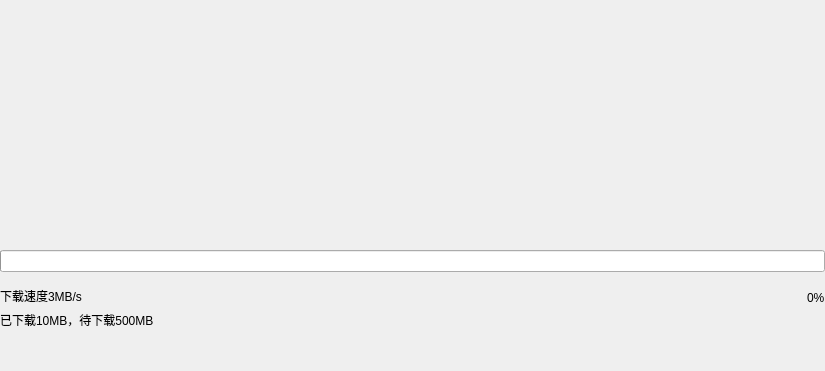
<?xml version="1.0" encoding="UTF-8"?>
<ui version="4.0">
 <class>PageDownloadProgress</class>
 <widget class="QWidget" name="PageDownloadProgress">
  <property name="geometry">
   <rect>
    <x>0</x>
    <y>0</y>
    <width>825</width>
    <height>371</height>
   </rect>
  </property>
  <property name="windowTitle">
   <string>Form</string>
  </property>
  <layout class="QVBoxLayout" name="verticalLayout_2">
   <property name="leftMargin">
    <number>0</number>
   </property>
   <property name="topMargin">
    <number>0</number>
   </property>
   <property name="rightMargin">
    <number>0</number>
   </property>
   <property name="bottomMargin">
    <number>42</number>
   </property>
   <item>
    <spacer name="verticalSpacer">
     <property name="orientation">
      <enum>Qt::Orientation::Vertical</enum>
     </property>
     <property name="sizeHint" stdset="0">
      <size>
       <width>20</width>
       <height>93</height>
      </size>
     </property>
    </spacer>
   </item>
   <item>
    <widget class="QProgressBar" name="progressBar">
     <property name="value">
      <number>0</number>
     </property>
     <property name="textVisible">
      <bool>false</bool>
     </property>
     <property name="format">
      <string/>
     </property>
    </widget>
   </item>
   <item>
    <widget class="QWidget" name="widget_p" native="true">
     <layout class="QHBoxLayout" name="horizontalLayout">
      <property name="spacing">
       <number>0</number>
      </property>
      <property name="leftMargin">
       <number>0</number>
      </property>
      <property name="topMargin">
       <number>9</number>
      </property>
      <property name="rightMargin">
       <number>0</number>
      </property>
      <property name="bottomMargin">
       <number>0</number>
      </property>
      <item>
       <widget class="QWidget" name="widget_progress" native="true">
        <layout class="QVBoxLayout" name="verticalLayout">
         <property name="spacing">
          <number>6</number>
         </property>
         <property name="leftMargin">
          <number>0</number>
         </property>
         <property name="topMargin">
          <number>0</number>
         </property>
         <property name="rightMargin">
          <number>0</number>
         </property>
         <property name="bottomMargin">
          <number>0</number>
         </property>
         <item>
          <widget class="QLabel" name="label_speed">
           <property name="text">
            <string>下载速度3MB/s</string>
           </property>
          </widget>
         </item>
         <item>
          <widget class="QLabel" name="label_down_count">
           <property name="text">
            <string>已下载10MB，待下载500MB</string>
           </property>
          </widget>
         </item>
        </layout>
       </widget>
      </item>
      <item>
       <spacer name="horizontalSpacer">
        <property name="orientation">
         <enum>Qt::Orientation::Horizontal</enum>
        </property>
        <property name="sizeHint" stdset="0">
         <size>
          <width>40</width>
          <height>20</height>
         </size>
        </property>
       </spacer>
      </item>
      <item>
       <widget class="QWidget" name="widgetw" native="true">
        <layout class="QVBoxLayout" name="verticalLayout_3">
         <property name="spacing">
          <number>0</number>
         </property>
         <property name="leftMargin">
          <number>0</number>
         </property>
         <property name="topMargin">
          <number>0</number>
         </property>
         <property name="rightMargin">
          <number>0</number>
         </property>
         <property name="bottomMargin">
          <number>0</number>
         </property>
         <item>
          <widget class="QLabel" name="lb_progress">
           <property name="text">
            <string>0%</string>
           </property>
          </widget>
         </item>
         <item>
          <widget class="QLabel" name="label_2">
           <property name="text">
            <string/>
           </property>
          </widget>
         </item>
        </layout>
       </widget>
      </item>
     </layout>
    </widget>
   </item>
  </layout>
 </widget>
 <resources/>
 <connections/>
</ui>
